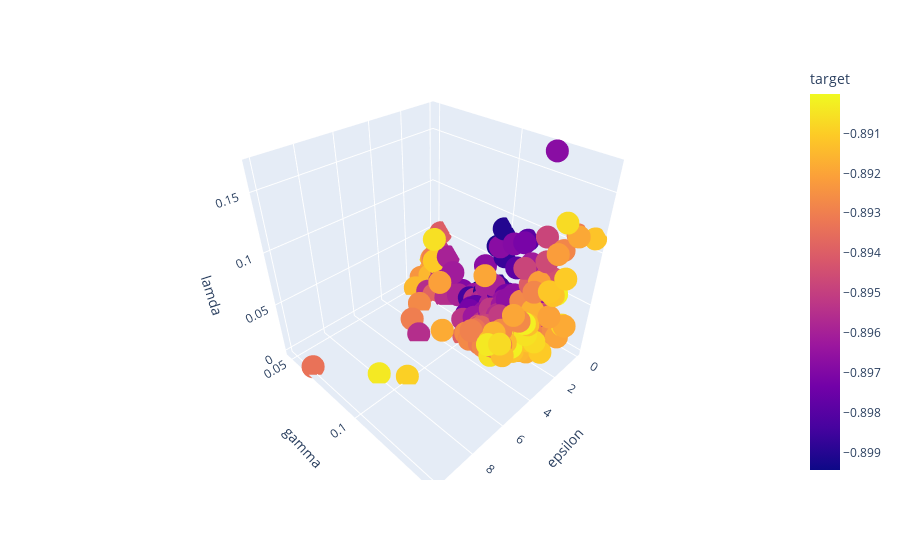

The cell this chart's notebook holds for it:
### Code cell
px.scatter_3d(df3, x = "epsilon", y = "gamma", z = "lamda", color = "target", hover_data = ["C"])

### Figure 1 — Plotly figure (JSON) as saved in the notebook; plotly's stock layout.template omitted (floating-point values rounded to 4 significant figures; data arrays with more than 128 entries replaced by an {"elided": "..."} marker saying what was removed)
{"data": [{"customdata": {"elided": "265x1 float values"}, "hovertemplate": "epsilon=%{x}<br>gamma=%{y}<br>lamda=%{z}<br>C=%{customdata[0]}<br>target=%{marker.color}<extra></extra>", "legendgroup": "", "marker": {"color": {"elided": "265 float values"}, "coloraxis": "coloraxis", "symbol": "circle"}, "mode": "markers", "name": "", "scene": "scene", "showlegend": false, "type": "scatter3d", "x": {"elided": "265 float values"}, "y": {"elided": "265 float values"}, "z": {"elided": "265 float values"}}], "layout": {"coloraxis": {"colorbar": {"title": {"text": "target"}}, "colorscale": [[0, "#0d0887"], [0.1111, "#46039f"], [0.2222, "#7201a8"], [0.3333, "#9c179e"], [0.4444, "#bd3786"], [0.5556, "#d8576b"], [0.6667, "#ed7953"], [0.7778, "#fb9f3a"], [0.8889, "#fdca26"], [1, "#f0f921"]]}, "legend": {"tracegroupgap": 0}, "margin": {"t": 60}, "scene": {"domain": {"x": [0, 1], "y": [0, 1]}, "xaxis": {"title": {"text": "epsilon"}}, "yaxis": {"title": {"text": "gamma"}}, "zaxis": {"title": {"text": "lamda"}}}}}
